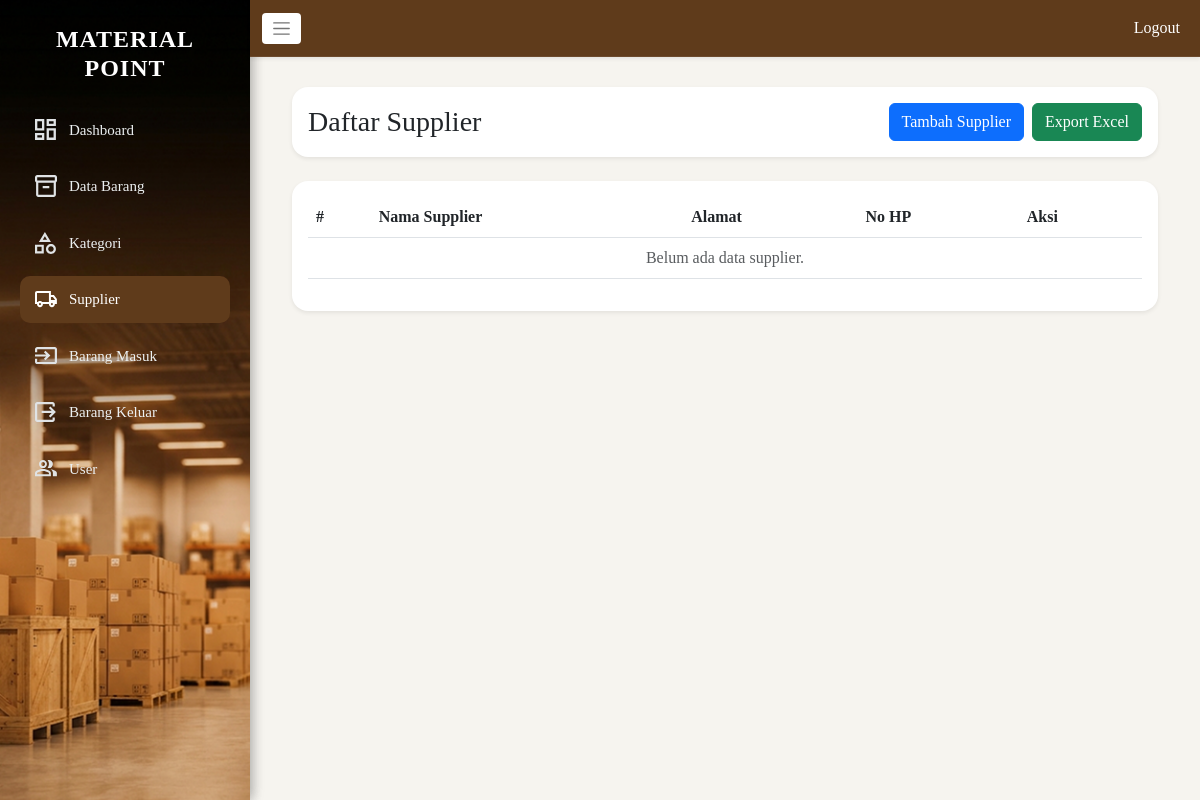
Before: /supplier/data_supplier.php?page=2 (signed in) with the older database file.
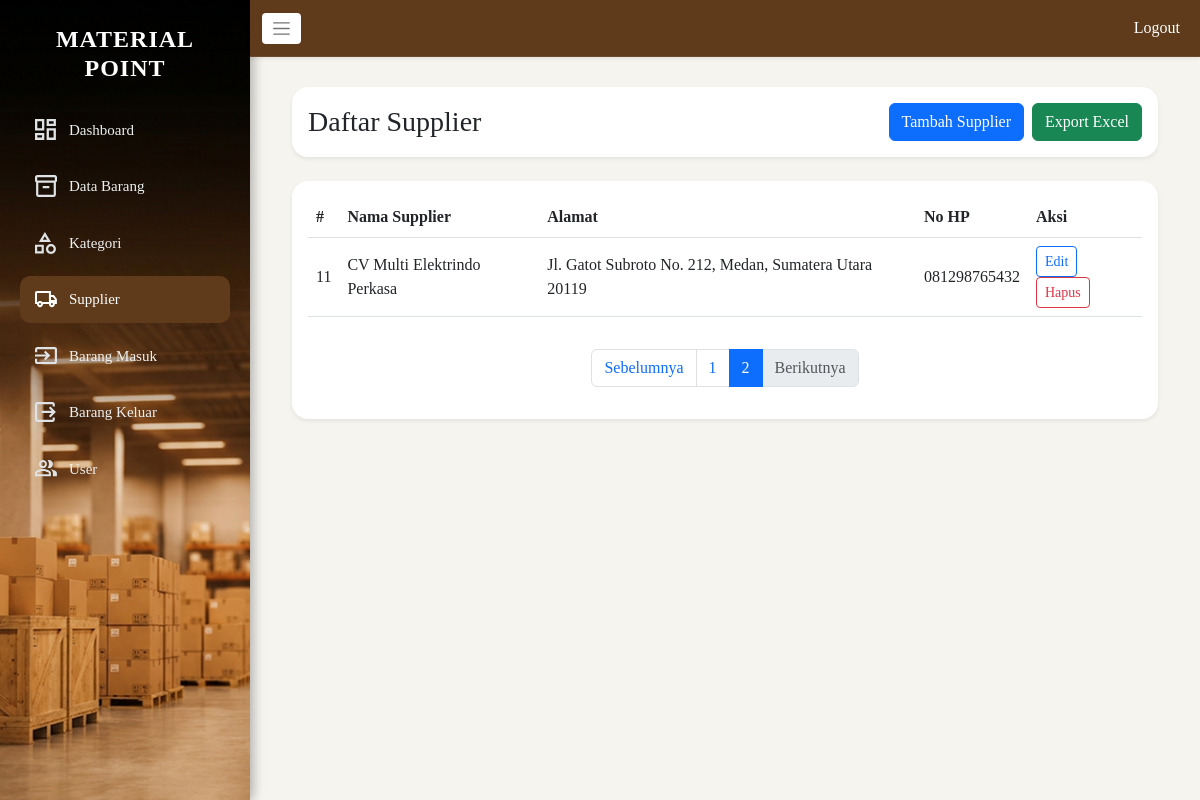
After: the same page with the newer database file.
### tables this page shows
CREATE TABLE `supplier` (
  `id_supplier` int(11) NOT NULL,
  `nama_supplier` varchar(100) NOT NULL,
  `alamat` text DEFAULT NULL,
  `no_hp` varchar(20) DEFAULT NULL
);

### supplier/data_supplier.php (the view, shortened to what the changed rows need)
<?php
include '../koneksi_db.php';
$perPage = 10;
$page    = isset($_GET['page']) && is_numeric($_GET['page']) ? max(1, intval($_GET['page'])) : 1;
$offset  = ($page - 1) * $perPage;
$totalRows = 0;
$res = $conn->query("SELECT COUNT(*) AS total FROM supplier");
if ($res) { $totalRows = (int)$res->fetch_assoc()['total']; $res->free(); }
$totalPages = max(1, (int)ceil($totalRows / $perPage));
$suppliers = [];
$sql = "SELECT id_supplier, nama_supplier, alamat, no_hp FROM supplier ORDER BY id_supplier ASC LIMIT ? OFFSET ?";
if ($stmt = $conn->prepare($sql)) {
    $stmt->bind_param("ii", $perPage, $offset);
    $stmt->execute();
    $result = $stmt->get_result();
    while ($row = $result->fetch_assoc()) { $suppliers[] = $row; }
}
?>
<!DOCTYPE html>
<html>
<head>
    <link href="https://cdn.jsdelivr.net/npm/bootstrap@5.3.0/dist/css/bootstrap.min.css" rel="stylesheet">
    <link rel="stylesheet" href="../asset/css/style.css">
</head>
<body class="admin-dashboard">
<div class="main-wrapper">
    <div class="content">
        <div class="container-fluid">
            <div class="row g-4">
                <div class="col-12">
                    <div class="card shadow-sm border-0 rounded-4">
                        <div class="card-body">
                            <div class="table-responsive">
                                <table class="table table-hover align-middle">
                                    <thead>
                                        <tr>
                                            <th>#</th>
                                            <th>Nama Supplier</th>
                                            <th>Alamat</th>
                                            <th>No HP</th>
                                            <th>Aksi</th>
                                        </tr>
                                    </thead>
                                    <tbody>
                                        <?php if (empty($suppliers)): ?>
                                            <tr><td colspan="5" class="text-center text-muted">Belum ada data supplier.</td></tr>
                                        <?php else: ?>
                                            <?php foreach ($suppliers as $supplier): ?>
                                                <tr>
                                                    <td><?php echo intval($supplier['id_supplier']); ?></td>
                                                    <td><?php echo htmlspecialchars($supplier['nama_supplier']); ?></td>
                                                    <td><?php echo htmlspecialchars($supplier['alamat']); ?></td>
                                                    <td><?php echo htmlspecialchars($supplier['no_hp']); ?></td>
                                                    <td>
                                                        <a href="edit_supplier.php?id=<?php echo intval($supplier['id_supplier']); ?>" class="btn btn-sm btn-outline-primary">Edit</a>
                                                        <form method="POST" action="hapus_supplier.php" style="display:inline"
                                                              onsubmit="return confirm('Apakah Anda yakin ingin menghapus supplier ini?')">
                                                            <button type="submit" class="btn btn-sm btn-outline-danger">Hapus</button>
                                                        </form>
                                                    </td>
                                                </tr>
                                            <?php endforeach; ?>
                                        <?php endif; ?>
                                    </tbody>
                                </table>
                            </div>
                            <?php if ($totalPages > 1): ?>
                            <nav class="mt-3">
                                <ul class="pagination justify-content-center">
                                    <li class="page-item <?php echo $page <= 1 ? 'disabled' : ''; ?>">
                                        <a class="page-link" href="?page=<?php echo $page - 1; ?>">Sebelumnya</a>
                                    </li>
                                    <?php for ($i = 1; $i <= $totalPages; $i++): ?>
                                        <li class="page-item <?php echo $i === $page ? 'active' : ''; ?>">
                                            <a class="page-link" href="?page=<?php echo $i; ?>"><?php echo $i; ?></a>
                                        </li>
                                    <?php endfor; ?>
                                    <li class="page-item <?php echo $page >= $totalPages ? 'disabled' : ''; ?>">
                                        <a class="page-link" href="?page=<?php echo $page + 1; ?>">Berikutnya</a>
                                    </li>
                                </ul>
                            </nav>
                            <?php endif; ?>
                        </div>
                    </div>
                </div>
            </div>
        </div>
    </div>
</div>
</body>
</html>

Changed rows visible on the page:
added supplier: id_supplier "11", nama_supplier "CV Multi Elektrindo Perkasa", alamat "Jl. Gatot Subroto No. 212, Medan, Sumatera Utara 20119", no_hp "081298765432"
Other visible differences:
text no longer shown: "Belum ada data supplier."
text now shown: "Sebelumnya Berikutnya"
new list line: "1"
new list line: "2"
